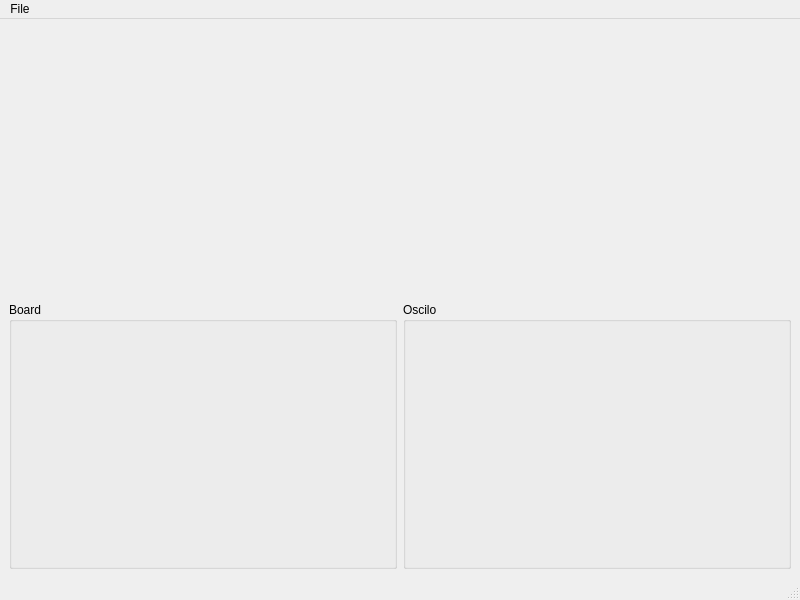
<?xml version="1.0" encoding="UTF-8"?>
<ui version="4.0">
 <class>MainWindow</class>
 <widget class="QMainWindow" name="MainWindow">
  <property name="geometry">
   <rect>
    <x>0</x>
    <y>0</y>
    <width>800</width>
    <height>600</height>
   </rect>
  </property>
  <property name="windowTitle">
   <string>MainWindow</string>
  </property>
  <widget class="QWidget" name="master_container">
   <layout class="QGridLayout" name="gridLayout">
    <item row="0" column="0">
     <layout class="QHBoxLayout" name="plot_container">
      <item>
       <widget class="PlotWidget" name="plot_left" native="true"/>
      </item>
      <item>
       <widget class="PlotWidget" name="plot_right" native="true"/>
      </item>
     </layout>
    </item>
    <item row="1" column="0">
     <layout class="QHBoxLayout" name="horizontalLayout_2">
      <item>
       <widget class="QGroupBox" name="groupBox_2">
        <property name="title">
         <string>Board</string>
        </property>
       </widget>
      </item>
      <item>
       <widget class="QGroupBox" name="groupBox">
        <property name="title">
         <string>Oscilo</string>
        </property>
       </widget>
      </item>
     </layout>
    </item>
   </layout>
  </widget>
  <widget class="QMenuBar" name="menubar">
   <property name="geometry">
    <rect>
     <x>0</x>
     <y>0</y>
     <width>800</width>
     <height>27</height>
    </rect>
   </property>
   <widget class="QMenu" name="menuFile">
    <property name="title">
     <string>File</string>
    </property>
   </widget>
   <addaction name="menuFile"/>
  </widget>
  <widget class="QStatusBar" name="statusbar"/>
 </widget>
 <customwidgets>
  <customwidget>
   <class>PlotWidget</class>
   <extends>QWidget</extends>
   <header>plotwidget.h</header>
   <container>1</container>
  </customwidget>
 </customwidgets>
 <resources/>
 <connections/>
</ui>
